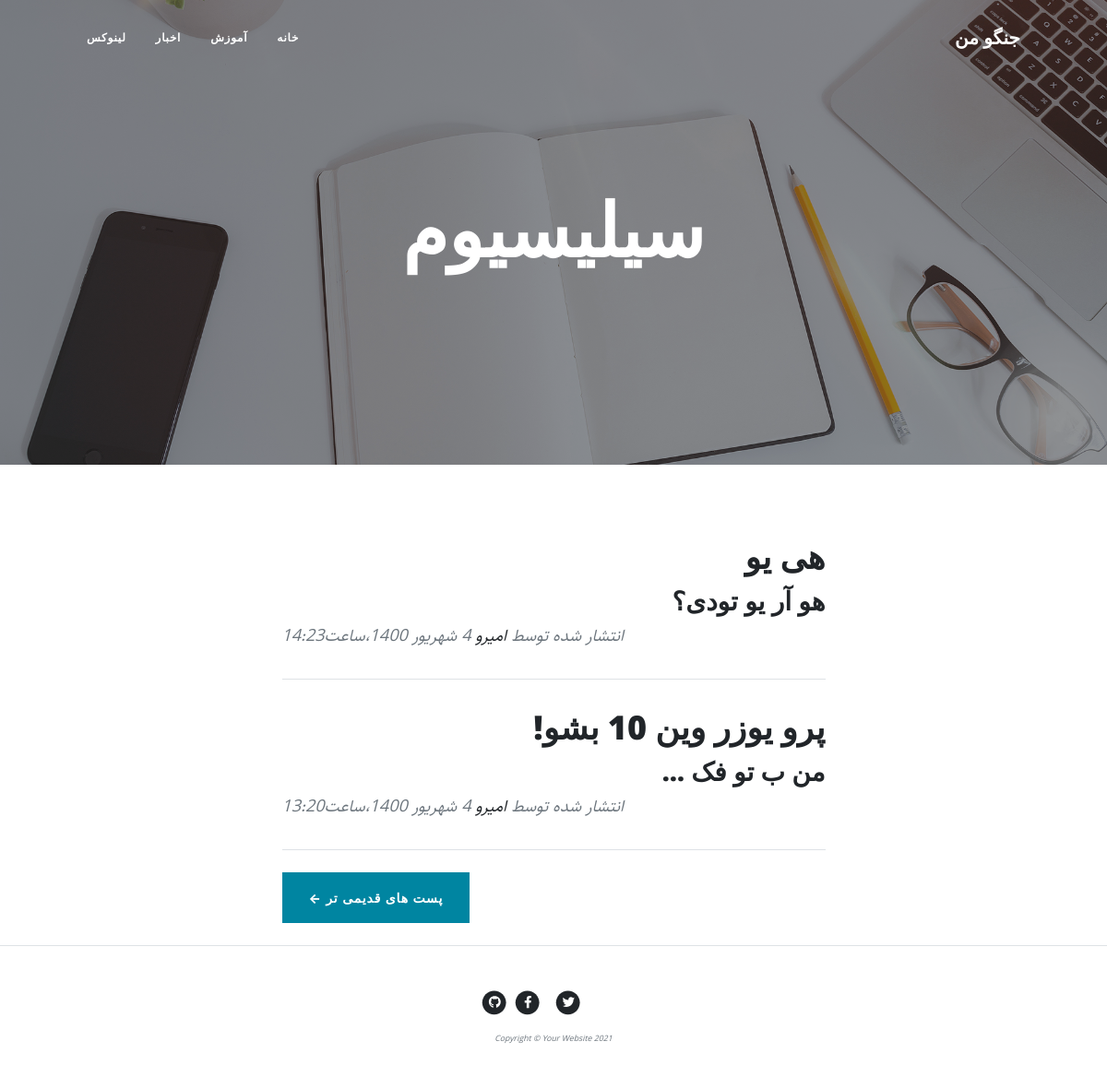
/, run on an earlier commit of the app's database.
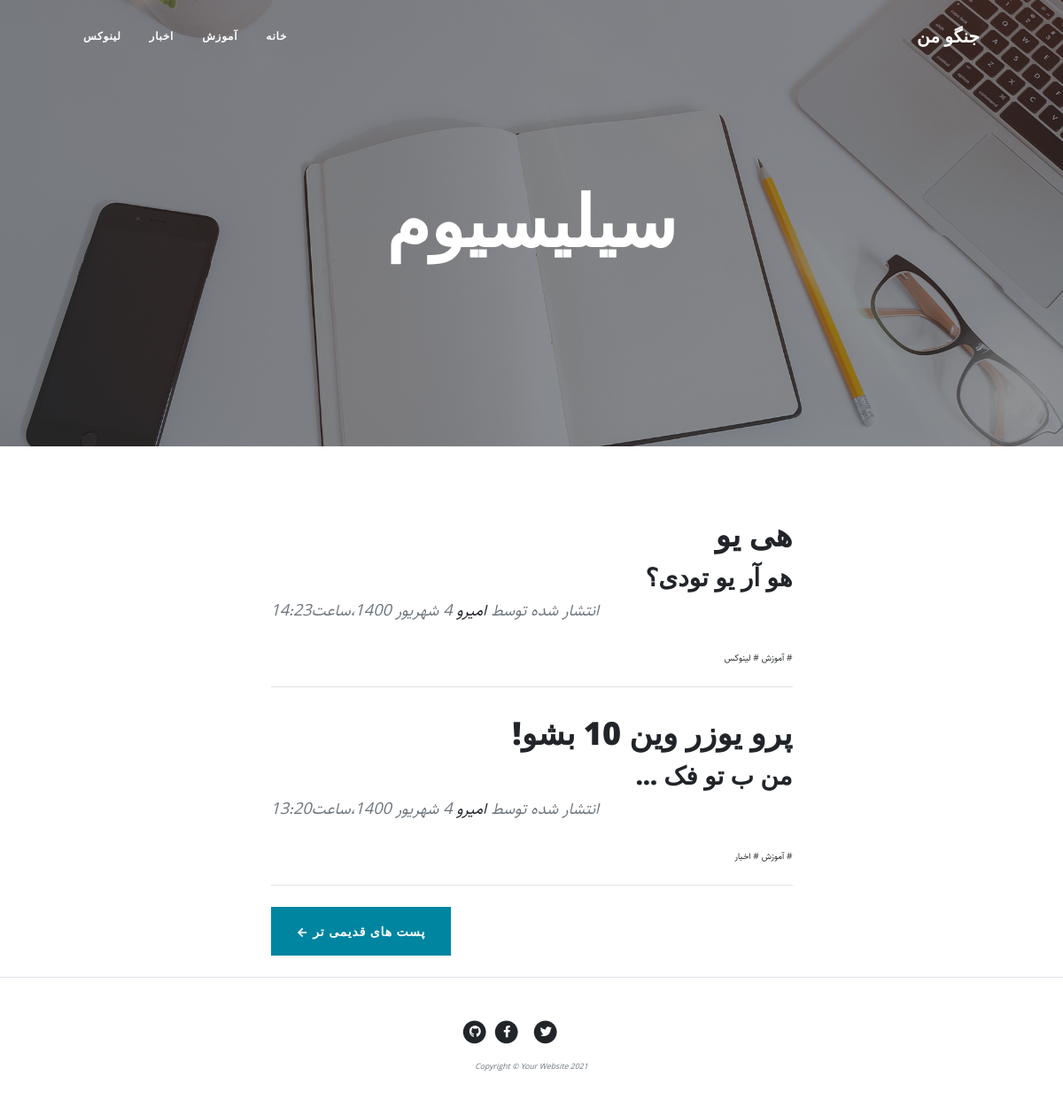
And on a later commit of the database.
### blog/models.py (models this page shows, shortened)
class Category(models.Model):
    parent = models.ForeignKey('self', default=None, null=True, blank=True, on_delete=models.SET_NULL, related_name='children', verbose_name='زیر دسته')
    title = models.CharField(max_length=200, verbose_name="عنوان دسته بندی")
    slug = models.SlugField(max_length=100, unique=True,
                            verbose_name="آدرس دسته بندی")
    status = models.BooleanField(default=True, verbose_name="وضعیت نمایش")
    position = models.IntegerField(verbose_name="موقعیت")
    class Meta:
        verbose_name = "دسته بندی"
        verbose_name_plural = "دسته بندی ها"
        ordering = ['parent__id', 'position']
    objects = CategoryManager()

class Article(models.Model):
    STATUS_CHOICES = (
        ('d', 'پیش نویس'),
        ('p', 'منتشر شده'),
    )
    title = models.CharField(max_length=128, verbose_name="عنوان")
    category = models.ManyToManyField(
        'Category', verbose_name="دسته بندی", related_name="articles")
    description = models.TextField(verbose_name="توضیحات")
    img = models.ImageField(upload_to="Images", verbose_name="عکس")
    publish = models.DateTimeField(
        default=timezone.now, verbose_name="زمان انتشار")
    created = models.DateTimeField(auto_now_add=True)
    updated = models.DateTimeField(auto_now=True)
    status = models.CharField(
        max_length=1, choices=STATUS_CHOICES, verbose_name="وضعیت")
    slug = models.SlugField(max_length=100, unique=True)
    class Meta:
        verbose_name = "مقاله"
        verbose_name_plural = "مقاله ها"
    def jpublish(self):
        return jalali_converter(self.publish)
    jpublish.short_description = "زمان انتشار"
    objects = models.Manager()
    published_objects = ArticleManager()

### blog/views.py (the view)
# urls.py: path('', views.home, name='home'),
def home(request, page=1):
    articles_list = Article.published_objects.published().order_by('-publish')
    paginator = Paginator(articles_list, 2)
    articles = paginator.get_page(page)
    context = {
        "articles": articles, }
    return render(request, "blog/home.html", context)

### blog/models.py (called while the page is built)
    def published(self):
        return self.filter(status='p')

    def active(self):
        return self.filter(status=True)

### blog/templatetags/base_tags.py (called while the page is built)
@register.simple_tag
def title(data="جنگو من"):
    return data

@register.inclusion_tag("blog/partials/category_navbar.html")
def category_navbar():
    return {
        "category": Category.objects.filter(status=True)
    }

### extensions/jalali.py (called while the page is built)
    def persian_tuple(self):
        return self.persian_year, self.persian_month, self.persian_day

### extensions/utils.py (called while the page is built)
def jalali_converter(time):
    jmonth = ["فروردین", "اردیبهشت", "خرداد", "تیر", "مرداد",
              "شهریور", "مهر", "آبان", "آذر", "دی", "بهمن", "اسفند"]
    time = timezone.localtime(time)
    time_to_str = "{},{},{}".format(time.year, time.month, time.day)
    time_to_tuple = jalali.Gregorian(time_to_str).persian_tuple()
    time_to_list = list(time_to_tuple)
    for index, month in enumerate(jmonth):
        if time_to_list[1] == index+1:
            time_to_list[1] = month
            break
    output = "{} {} {}،ساعت{}:{}".format(
        time_to_list[2],
        time_to_list[1],
        time_to_list[0],
        time.hour,
        time.minute,
    )
    return output

### blog/templates/blog/home.html (shortened to what this page needs)
{% extends 'blog/base.html' %}
{% load static %}
{% block content %}
<header class="masthead" style="background-image:url('{% static 'blog/assets/img/home-bg.jpg' %}')">
    <div class="container position-relative px-4 px-lg-5">
        <div class="row gx-4 gx-lg-5 justify-content-center">
            <div class="col-md-10 col-lg-8 col-xl-7">
                <div class="site-heading">
                    <h1>سیلیسیوم</h1>
                </div>
            </div>
        </div>
    </div>
</header>
<div class="container px-4 px-lg-5">
    <div class="row gx-4 gx-lg-5 justify-content-center">
        <div class="col-md-10 col-lg-8 col-xl-7">
            {% for article in articles %}
            <div class="post-preview">
                <a href="{% url 'blog:detail' article.slug %}">
                    <h2 class="post-title">
                        {{ article.title }}
                    </h2>
                </a>
                <h3 class="post-subtitle">
                    {{ article.description|truncatewords:4 }}
                </h3>
                <p class="post-meta">
                    انتشار شده توسط
                    <a href="#!"> امیرو </a>
                    {{ article.jpublish }}
                </p>
                <div>
                    {% for cat in article.category.all %}
                    <a href="#"># {{ cat.title }}</a>
                    {% endfor %}
                </div>
            </div>
            <hr class="my-4" />
            {% endfor %}
            <div class="d-flex justify-content-end mb-4"><a class="btn btn-primary text-uppercase" href="#!">پست های
                    قدیمی تر &larr;</a></div>
        </div>
    </div>
</div>
{% endblock content %}

### blog/templates/blog/base.html (shortened to what this page needs)
{% load static %}
{% load base_tags %}
<!DOCTYPE html>
<html lang="en">
<head>
    <link rel="stylesheet" href="{% static 'blog/css/styles.css' %}">
    <link href="css/styles.css" rel="stylesheet">
    <link href="{% static 'blog/css/rtl.css' %}" rel="stylesheet">
</head>
<body>
    <nav class="navbar navbar-expand-lg navbar-light" id="mainNav">
        <div class="container px-4 px-lg-5">
            <a class="navbar-brand" href="{% url 'blog:home' %}">{% title %}</a>
            {% category_navbar %}
        </div>
    </nav>
    {% block content %}
    {% endblock content %}
    <footer class="border-top">
        <div class="container px-4 px-lg-5">
            <div class="row gx-4 gx-lg-5 justify-content-center">
                <div class="col-md-10 col-lg-8 col-xl-7">
                    <ul class="list-inline text-center">
                        <li class="list-inline-item">
                            <a href="#!">
                                <span class="fa-stack fa-lg">
                                    <i class="fas fa-circle fa-stack-2x"></i>
                                    <i class="fab fa-twitter fa-stack-1x fa-inverse"></i>
                                </span>
                            </a>
                        </li>
                        <li class="list-inline-item">
                            <a href="#!">
                                <span class="fa-stack fa-lg">
                                    <i class="fas fa-circle fa-stack-2x"></i>
                                    <i class="fab fa-facebook-f fa-stack-1x fa-inverse"></i>
                                </span>
                            </a>
                        </li>
                        <li class="list-inline-item">
                            <a href="#!">
                                <span class="fa-stack fa-lg">
                                    <i class="fas fa-circle fa-stack-2x"></i>
                                    <i class="fab fa-github fa-stack-1x fa-inverse"></i>
                                </span>
                            </a>
                        </li>
                    </ul>
                    <div class="small text-center text-muted fst-italic">Copyright &copy; Your Website 2021</div>
                </div>
            </div>
        </div>
    </footer>
</body>
</html>

### blog/templates/blog/partials/category_navbar.html (shortened to what this page needs)
<div class="collapse navbar-collapse" id="navbarResponsive">
    <ul class="navbar-nav ms-auto py-4 py-lg-0">
        <li class="nav-item"><a class="nav-link px-lg-3 py-3 py-lg-4" href="{% url 'blog:home' %}">خانه</a>
        </li>
        {% for cat in category %}
            {% if cat.parent == None%}
                <li class="nav-item">
                    <a class="nav-link px-lg-3 py-3 py-lg-4"href=" {% url 'blog:category' cat.slug %}">{{cat.title}}</a>
                </li>
            {% endif %}
        {% endfor %}
    </ul>
</div>

### blog/static/blog/css/rtl.css (style rules this page uses)
body { direction: rtl; text-align: right; font-family: "Sahel"; font-size: 10px; }
ul.navbar-nav { margin-left: initial !important; margin-right: auto; }
p.post-meta { text-align: left; }

What changed in the data, as far as the page shows it:
changed Article "هی یو": gains Category (title "آموزش"); gains Category (title "لینوکس")
changed Article "پرو یوزر وین 10 بشو!": gains Category (title "آموزش"); gains Category (title "اخبار")
